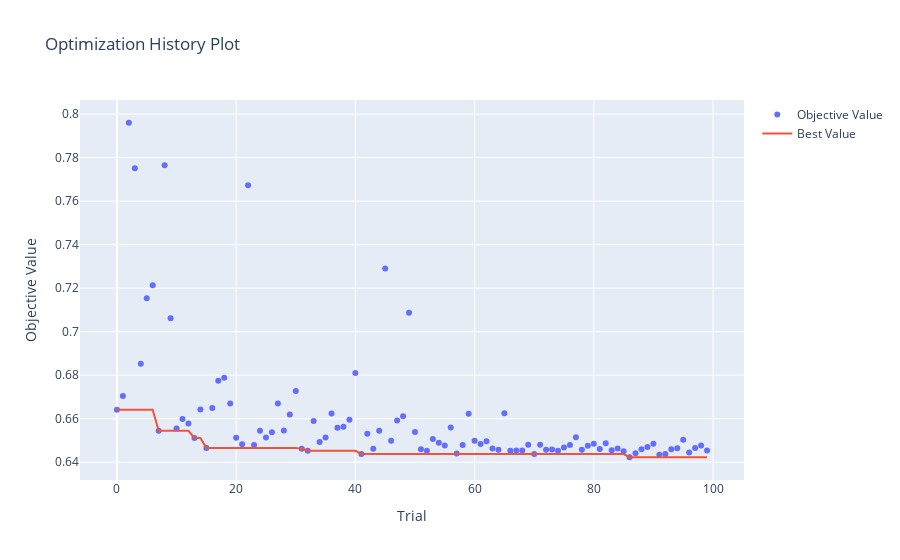

Notebook code for this chart:
### Markdown cell above
<h4><b>3.4.2 Run studies

### Code cell
exclude_experimental = [True, False]
for flag in exclude_experimental:
  history['Without OTUs' if flag else 'With OTUs'] = {}
  for target in selected_targets:

        ((train, test), (n_train, n_test), features) = \
          transform(data, target, general_targets,
                    otus=selected_otu, exclude_otus=flag)
        
        study = run_the_study(xgb.DMatrix(train[0], label=train[1]))
        fig = plot_optimization_history(study)
        fig.show()
        
        params = study.best_trial.params
        n_estimators = params.pop('num_boost_round')
        
        model = xgb.train(params,
                          dtrain=xgb.DMatrix(train[0], label=train[1]),
                          num_boost_round=n_estimators)
        y_pred = model.predict(xgb.DMatrix(test[0], label=test[1]))

        history['Without OTUs' if flag else 'With OTUs'][target] = \
        {'Data': {'train': (train[0], train[1]),
                  'test': (test[0], test[1])},
         'Features': features,
         'Patients': {'train': n_train,
                      'test': n_test},
         'Model': {'file': model,
                   'parameters': study.best_trial.params},
         'Metrics': {'mae': mean_absolute_error(test[1], y_pred),
                     'mse': mean_squared_error(test[1], y_pred),
                     'rmse': mean_squared_error(test[1], y_pred,
                                                squared=False),
                     'pearson': pearsonr(test[1], y_pred)[0],
                     'spearman': spearmanr(test[1], y_pred)[0],
                     'r2': r2_score(test[1], y_pred)}}

### Figure 1 — Plotly figure (JSON) as saved in the notebook; plotly's stock layout.template omitted (floating-point values rounded to 4 significant figures)
{"data": [{"mode": "markers", "name": "Objective Value", "type": "scatter", "x": [0, 1, 2, 3, 4, 5, 6, 7, 8, 9, 10, 11, 12, 13, 14, 15, 16, 17, 18, 19, 20, 21, 22, 23, 24, 25, 26, 27, 28, 29, 30, 31, 32, 33, 34, 35, 36, 37, 38, 39, 40, 41, 42, 43, 44, 45, 46, 47, 48, 49, 50, 51, 52, 53, 54, 55, 56, 57, 58, 59, 60, 61, 62, 63, 64, 65, 66, 67, 68, 69, 70, 71, 72, 73, 74, 75, 76, 77, 78, 79, 80, 81, 82, 83, 84, 85, 86, 87, 88, 89, 90, 91, 92, 93, 94, 95, 96, 97, 98, 99], "y": [0.6641, 0.6704, 0.796, 0.7751, 0.6853, 0.7153, 0.7214, 0.6544, 0.7765, 0.7061, 0.6555, 0.6598, 0.6578, 0.6512, 0.6642, 0.6466, 0.6649, 0.6774, 0.6788, 0.6669, 0.6513, 0.6483, 0.7673, 0.6478, 0.6544, 0.6513, 0.6538, 0.6669, 0.6545, 0.6619, 0.6727, 0.6462, 0.6452, 0.6589, 0.6493, 0.6513, 0.6624, 0.6558, 0.6563, 0.6595, 0.681, 0.6438, 0.653, 0.6462, 0.6544, 0.729, 0.6498, 0.6591, 0.6611, 0.7087, 0.6538, 0.6459, 0.6452, 0.6507, 0.649, 0.6477, 0.6559, 0.644, 0.6479, 0.6623, 0.6499, 0.6484, 0.6496, 0.6462, 0.6457, 0.6625, 0.6452, 0.6454, 0.6453, 0.648, 0.6437, 0.648, 0.6458, 0.6458, 0.6452, 0.6467, 0.6479, 0.6515, 0.6457, 0.6476, 0.6485, 0.646, 0.6487, 0.6455, 0.6462, 0.645, 0.6423, 0.6441, 0.6459, 0.647, 0.6484, 0.6435, 0.6437, 0.646, 0.6464, 0.6503, 0.6445, 0.6465, 0.6476, 0.6454]}, {"name": "Best Value", "type": "scatter", "x": [0, 1, 2, 3, 4, 5, 6, 7, 8, 9, 10, 11, 12, 13, 14, 15, 16, 17, 18, 19, 20, 21, 22, 23, 24, 25, 26, 27, 28, 29, 30, 31, 32, 33, 34, 35, 36, 37, 38, 39, 40, 41, 42, 43, 44, 45, 46, 47, 48, 49, 50, 51, 52, 53, 54, 55, 56, 57, 58, 59, 60, 61, 62, 63, 64, 65, 66, 67, 68, 69, 70, 71, 72, 73, 74, 75, 76, 77, 78, 79, 80, 81, 82, 83, 84, 85, 86, 87, 88, 89, 90, 91, 92, 93, 94, 95, 96, 97, 98, 99], "y": [0.6641, 0.6641, 0.6641, 0.6641, 0.6641, 0.6641, 0.6641, 0.6544, 0.6544, 0.6544, 0.6544, 0.6544, 0.6544, 0.6512, 0.6512, 0.6466, 0.6466, 0.6466, 0.6466, 0.6466, 0.6466, 0.6466, 0.6466, 0.6466, 0.6466, 0.6466, 0.6466, 0.6466, 0.6466, 0.6466, 0.6466, 0.6462, 0.6452, 0.6452, 0.6452, 0.6452, 0.6452, 0.6452, 0.6452, 0.6452, 0.6452, 0.6438, 0.6438, 0.6438, 0.6438, 0.6438, 0.6438, 0.6438, 0.6438, 0.6438, 0.6438, 0.6438, 0.6438, 0.6438, 0.6438, 0.6438, 0.6438, 0.6438, 0.6438, 0.6438, 0.6438, 0.6438, 0.6438, 0.6438, 0.6438, 0.6438, 0.6438, 0.6438, 0.6438, 0.6438, 0.6437, 0.6437, 0.6437, 0.6437, 0.6437, 0.6437, 0.6437, 0.6437, 0.6437, 0.6437, 0.6437, 0.6437, 0.6437, 0.6437, 0.6437, 0.6437, 0.6423, 0.6423, 0.6423, 0.6423, 0.6423, 0.6423, 0.6423, 0.6423, 0.6423, 0.6423, 0.6423, 0.6423, 0.6423, 0.6423]}], "layout": {"title": {"text": "Optimization History Plot"}, "xaxis": {"title": {"text": "Trial"}}, "yaxis": {"title": {"text": "Objective Value"}}}}
